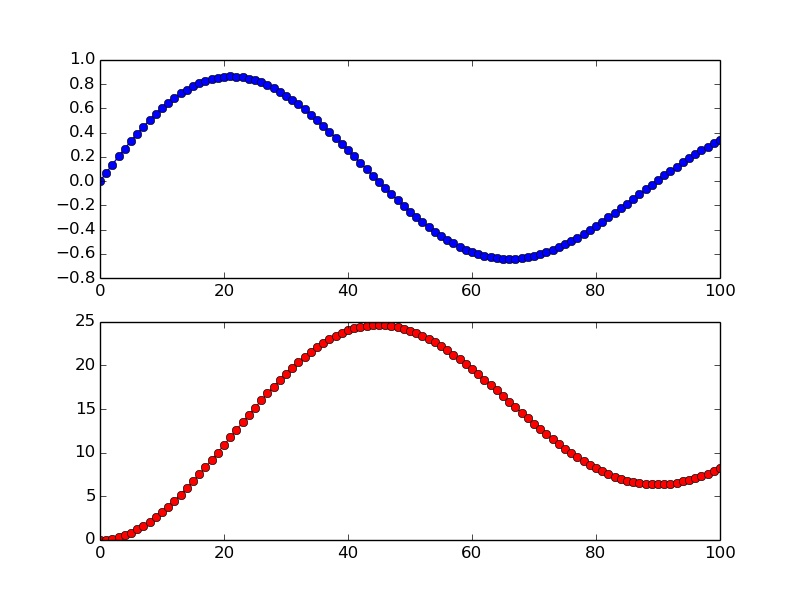

Reproduce this figure in Python.
import numpy as np
import matplotlib.pyplot as plt

data = np.loadtxt('velocities.txt')
time = data[:,0]
velocity = data[:,1]

fig = plt.figure()
ax1 = fig.add_subplot(2,1,1)
ax1.plot(time , velocity , marker="o" , linestyle="-" , color="b")

#plt.savefig("ex2.jpeg" , format="jpeg")

a = 0
N = len(data)
print N
h = (time[-1]-time[0])/(N-1)
s = 0.5*(velocity[-1] + velocity[0])

#ax = plt.subplot()

Distance = np.zeros(N)
#s += velocity[a + h*0]

for k in range(0,N-1):
     Distance[k+1] = Distance[k] + 0.5* h * (velocity[a +h*k] + velocity[a+h*(k+1)])
     s += velocity[ a + h*k]
print(h*s)

distance = np.column_stack((time, Distance))
np.savetxt('distanceVStime.txt', distance)

ax2 = fig.add_subplot(2,1,2)

ax2.plot(time , Distance , marker="o" , linestyle="-" , color="r")

#fig.savefig("ex2.jpeg" , format="jpeg")


plt.savefig("ex2.jpeg" , format="jpeg")
